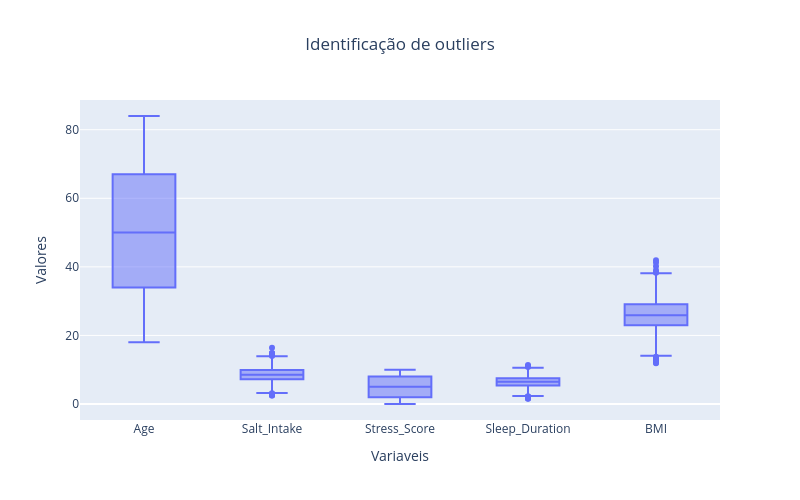

The notebook cell saved with this chart:
### Markdown cell above
### Verificação da existência de outliers

Foram analisadas as variáveis Idade, Ingestão Diária de Sal, Escala de Estresse Psicológico, Horas de Sono e Índice de Massa Corporal quanto a ocorrência de outliers, por tratarem-se de variáveis não categóricas, chegando-se às seguintes conclusões:

As variáveis Idade e Escala de Estresse Psicológico não apresentaram nenhuma ocorrência fora dos limites dos limites máximos e mínimos com base nos quartis, afastando automaticamente a hipótese da existência de outliers para estes casos.

As variáveis Ingestão Diária de Sal e Horas de Sono, apesar de apresentarem valores inferiores e superiores aos limites mínimo e máximo do primeiro e do terceiro quartis, respectivamente, observa-se que os mesmos encontram-se muito próximos às áreas limítrofes e com valores coerentes às variáveis, não havendo dispersão significativa, optando-se, desta forma, pelo afastamento da hipótese da caracterização dos mesmo como outliers.

Por fim, na análise da variável Índice de Massa Corporal, observa-se uma dispersão um pouco maior dos valores inferiores e superiores aos limites mínimo e máximo do primeiro e do terceiro quartis, respectivamente, contudo, entende-se que os mesmos são valores acitáveis para ocorrência de índice de massa corporal (cisnes negros), devendo os mesmos serem empregados como valores válidos ao invés de serem descartados, optando-se, desta forma, pelo afastamento da hipótese da caracterização dos mesmo como outliers.

### Code cell
# identificação de outliers nas variáveis não categóricas ou binárias
features = ["Age", "Salt_Intake", "Stress_Score", "Sleep_Duration", "BMI"]


# boxplot para visualização de outliers
fig = px.box(
    df[features],
    y=features,
    title="Identificação de outliers",
    width=800,
    height=500,
)
fig.update_layout(
    xaxis_title="Variaveis",
    yaxis_title="Valores",
    title_x=0.5,
)
fig.show()

### Figure 1 — Plotly figure (JSON) as saved in the notebook; plotly's stock layout.template omitted (floating-point values rounded to 4 significant figures; data arrays with more than 128 entries replaced by an {"elided": "..."} marker saying what was removed)
{"data": [{"alignmentgroup": "True", "hovertemplate": "variable=%{x}<br>value=%{y}<extra></extra>", "legendgroup": "", "marker": {"color": "#636efa"}, "name": "", "notched": false, "offsetgroup": "", "orientation": "v", "showlegend": false, "type": "box", "x": {"elided": "9925 str values"}, "x0": " ", "xaxis": "x", "y": {"elided": "9925 float values"}, "y0": " ", "yaxis": "y"}], "layout": {"boxmode": "group", "height": 500, "legend": {"tracegroupgap": 0}, "title": {"text": "Identificação de outliers", "x": 0.5}, "width": 800, "xaxis": {"anchor": "y", "domain": [0, 1], "title": {"text": "Variaveis"}}, "yaxis": {"anchor": "x", "domain": [0, 1], "title": {"text": "Valores"}}}}
